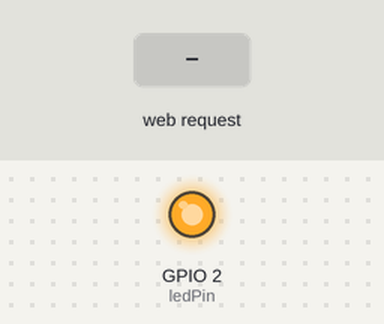
A program run on a simulated ESP8266 (Wemos D1 mini). Parts: output pins drawn as LEDs (lit = HIGH). The test bench sets the inputs (shaded band). WiFi joins after 1.5 s; servers stay silent unless stated; what the program prints to the serial monitor is not drawn.

Above: at 2.7 s.
2.8 s: HTTP request GET /on received
At 3.9 s:
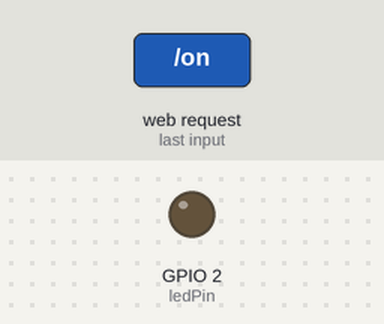
4.3 s: HTTP request GET /off received
At 5.1 s:
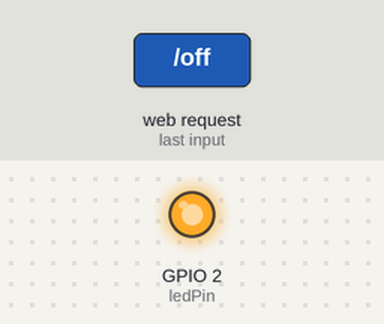
Timing chart, 0 to 7.3 s (numbered marks = the images above; inputs shaded):
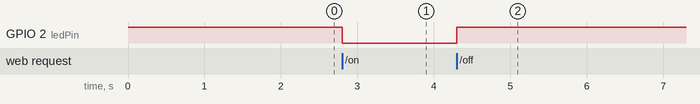

Measured:
- after the input at 2.8 s, GPIO 2 (ledPin): HIGH → LOW at once
- after the input at 4.3 s, GPIO 2 (ledPin): LOW → HIGH at once

The program:

main.cpp
```cpp
#include <Arduino.h>

#if defined(ESP8266)
  #include <ESP8266WiFi.h>
  #include <ESP8266WebServer.h>
  ESP8266WebServer server(80);
#elif defined(ESP32)
  #include <WiFi.h>
  #include <WebServer.h>
  WebServer server(80);
#endif

const char* ssid = "iPhone (Łukasz)";
const char* password = "12345678";

const int ledPin = LED_BUILTIN;

const int STATE_ON = LOW;
const int STATE_OFF = HIGH;

void handleRoot();
void handleLedOn();
void handleLedOff();
String getHtmlPage(String status);

void setup() {
  Serial.begin(115200);

  pinMode(ledPin, OUTPUT);
  digitalWrite(ledPin, STATE_OFF);

  Serial.println();
  Serial.print("Laczenie z WiFi: ");
  Serial.println(ssid);
  WiFi.begin(ssid, password);

  while (WiFi.status() != WL_CONNECTED) {
    delay(500);
    Serial.print(".");
  }

  Serial.println("\nPolaczono!");
  Serial.print("Adres strony: http://");
  Serial.println(WiFi.localIP());

  server.on("/", handleRoot);
  server.on("/on", handleLedOn);
  server.on("/off", handleLedOff);

  server.begin();
  Serial.println("Serwer HTTP uruchomiony");
}

void loop() {
  server.handleClient();
}


String getHtmlPage(String status) {
  String html = "<!DOCTYPE html><html>";
  html += "<head><meta charset=\"UTF-8\"><meta name=\"viewport\" content=\"width=device-width, initial-scale=1\">";
  html += "<style>";
  html += "body { font-family: Helvetica, Arial, sans-serif; text-align: center; margin-top: 50px; background-color: #f0f0f0;}";
  html += ".button { background-color: #4CAF50; border: none; color: white; padding: 20px 40px; ";
  html += "text-align: center; display: inline-block; font-size: 20px; margin: 10px; cursor: pointer; border-radius: 12px;}";
  html += ".button-off { background-color: #f44336; }";
  html += "</style></head>";
  html += "<body>";
  html += "<h1>Sterowanie LED (PlatformIO)</h1>";
  html += "<p>Status: <strong>" + status + "</strong></p>";

  if (status == "WYLACZONA") {
    html += "<a href=\"/on\"><button class=\"button\">WLACZ</button></a>";
  } else {
    html += "<a href=\"/off\"><button class=\"button button-off\">WYLACZ</button></a>";
  }

  html += "</body></html>";
  return html;
}

void handleRoot() {
  server.send(200, "text/html", getHtmlPage("WYLACZONA"));
}

void handleLedOn() {
  digitalWrite(ledPin, STATE_ON);
  Serial.println("LED WLACZONA");
  server.send(200, "text/html", getHtmlPage("WLACZONA"));
}

void handleLedOff() {
  digitalWrite(ledPin, STATE_OFF);
  Serial.println("LED WYLACZONA");
  server.send(200, "text/html", getHtmlPage("WYLACZONA"));
}
```
